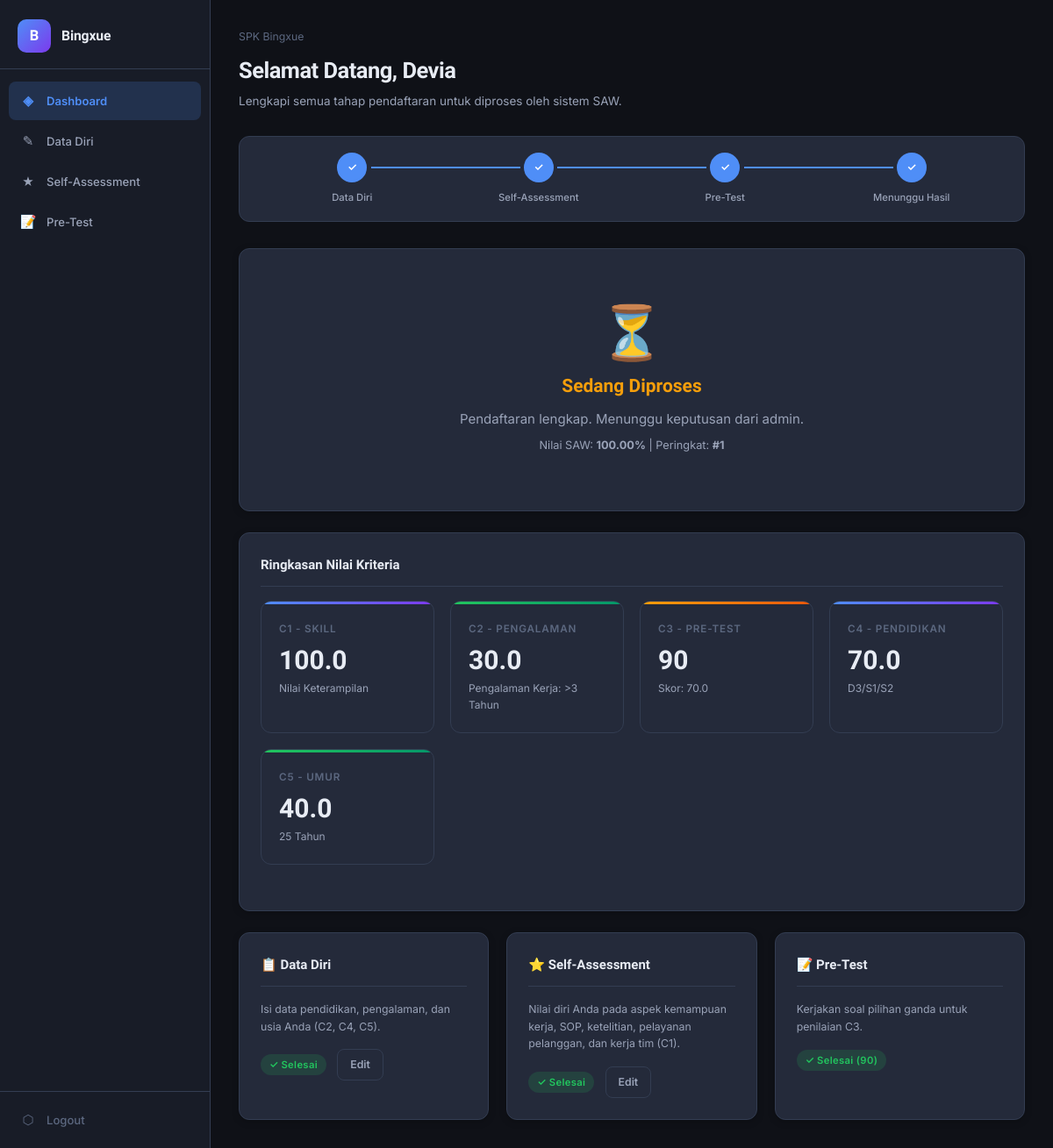
Before: /user_dashboard.php (signed in) with the older database file.
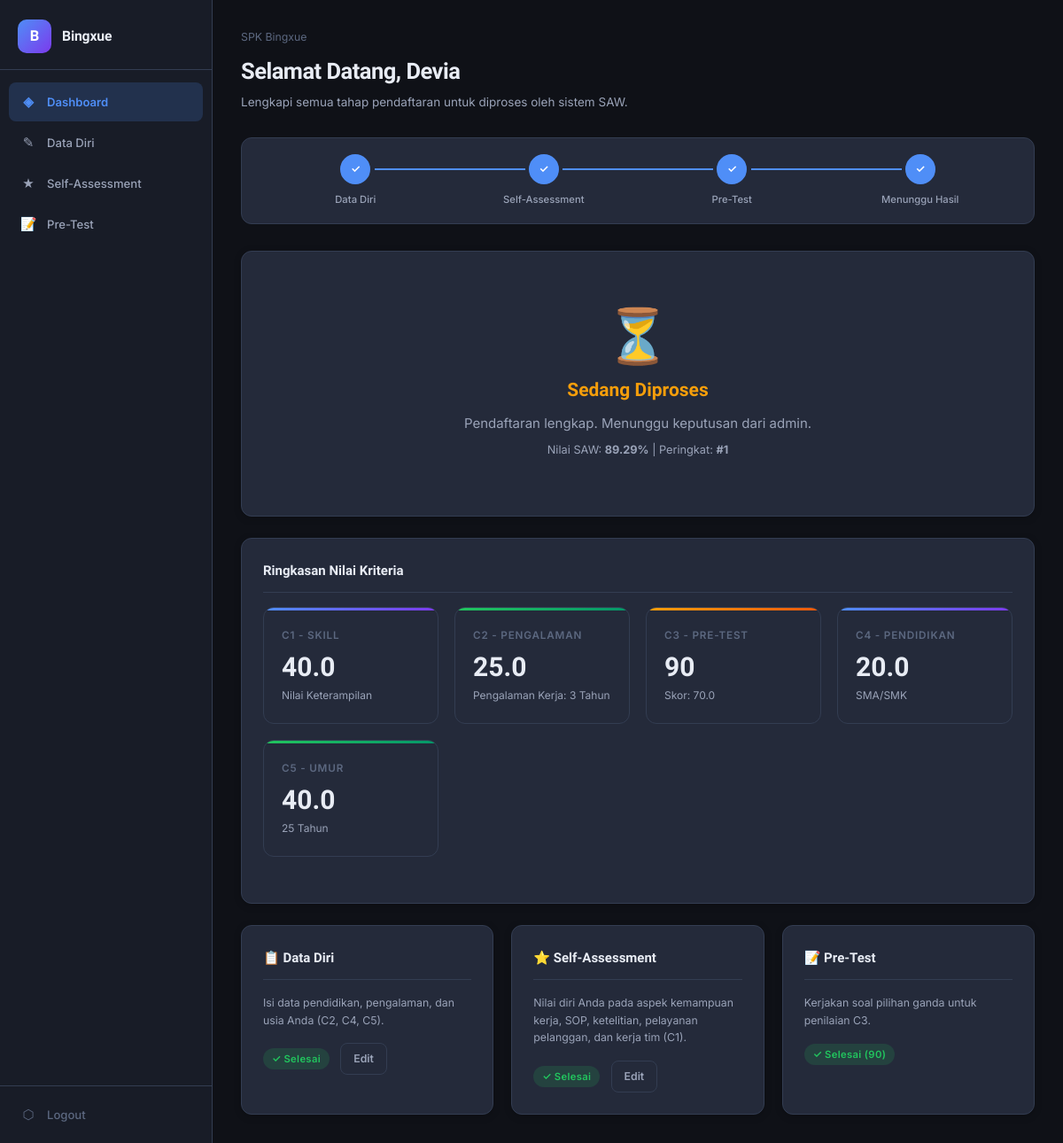
After: the same page with the newer database file.
### tables this page shows
CREATE TABLE IF NOT EXISTS `applicants` (
  `id` int(11) NOT NULL AUTO_INCREMENT,
  `user_id` int(11) NOT NULL,
  `skill_communication` decimal(5,2) DEFAULT 0.00,
  `skill_cooperation` decimal(5,2) DEFAULT 0.00,
  `skill_ethics` decimal(5,2) DEFAULT 0.00,
  `skill_technical` decimal(5,2) DEFAULT 0.00,
  `c1_score` decimal(5,2) DEFAULT 0.00,
  `experience_years` varchar(50) DEFAULT NULL,
  `c2_score` decimal(5,2) DEFAULT 0.00,
  `pretest_score` decimal(5,2) DEFAULT 0.00,
  `c3_score` decimal(5,2) DEFAULT 0.00,
  `pretest_taken` tinyint(1) DEFAULT 0,
  `education` varchar(50) DEFAULT NULL,
  `c4_score` decimal(5,2) DEFAULT 0.00,
  `age` int(11) DEFAULT 0,
  `c5_score` decimal(5,2) DEFAULT 0.00,
  `saw_value` decimal(10,6) DEFAULT 0.000000,
  `rank` int(11) DEFAULT 0,
  `status` enum('pending','accepted','rejected') DEFAULT 'pending',
  `personal_data_filled` tinyint(1) DEFAULT 0,
  `self_assessment_filled` tinyint(1) DEFAULT 0,
  `submitted_at` timestamp NULL DEFAULT NULL,
  `updated_at` timestamp NOT NULL DEFAULT current_timestamp() ON UPDATE current_timestamp(),
  `skill_operating_equipment` decimal(5,2) DEFAULT 0.00,
  `skill_sop` decimal(5,2) DEFAULT 0.00,
  `skill_speed_accuracy` decimal(5,2) DEFAULT 0.00,
  `skill_customer_service` decimal(5,2) DEFAULT 0.00,
  `skill_teamwork` decimal(5,2) DEFAULT 0.00,
  PRIMARY KEY (`id`),
  UNIQUE KEY `user_id` (`user_id`),
  CONSTRAINT `applicants_ibfk_1` FOREIGN KEY (`user_id`) REFERENCES `users` (`id`) ON DELETE CASCADE
);

### user_dashboard.php (the view, shortened to what the changed rows need)
<?php
require_once 'partials/header.php';
$db     = getDB();
$userId = (int)$_SESSION['user_id'];
$stmt = $db->prepare("SELECT * FROM applicants WHERE user_id = ?");
$stmt->bind_param("i", $userId);
$stmt->execute();
$res = $stmt->get_result();
$app = $res->fetch_assoc();
$step1 = (int)$app['personal_data_filled'];
$step2 = (int)$app['self_assessment_filled'];
$step3 = (int)$app['pretest_taken'];
$allDone = $step1 && $step2 && $step3;
?>
<div class="page-header">
    <h1>Selamat Datang, <?= htmlspecialchars($_SESSION['name']) ?></h1>
</div>
<?php if ($allDone): ?>
<div class="card mb-6">
    <?php
    $status = $app['status'];
    if ($status === 'accepted') {
        echo '<div class="status-card">
            <div class="status-icon">🎉</div>
            <div class="status-text" style="color:var(--success)">Selamat! Lamaran Diterima</div>
            <p class="text-muted">Anda telah diterima sebagai karyawan. Silakan datang ke outlet untuk sesi interview.</p>
            <div class="saw-score-display">Nilai SAW: <strong>' . number_format($app['saw_value'] * 100, 2) . '%</strong> | Peringkat: <strong>#' . $app['rank'] . '</strong></div>
        </div>';
    } else {
        echo '<div class="status-card">
            <div class="status-icon">⏳</div>
            <div class="status-text" style="color:var(--warning)">Sedang Diproses</div>
            <p class="text-muted">Pendaftaran lengkap. Menunggu keputusan dari admin.</p>
            <div class="saw-score-display">Nilai SAW: <strong>' . number_format($app['saw_value'] * 100, 2) . '%</strong> | Peringkat: <strong>#' . ($app['rank'] ?: '-') . '</strong></div>
        </div>';
    }
    ?>
</div>
<?php endif; ?>
<?php if ($allDone): ?>
<div class="card mb-6">
    <div class="card-title">Ringkasan Nilai Kriteria</div>
    <div class="stats-grid">
        <div class="stat-card blue">
            <div class="stat-label">C1 - Skill</div>
            <div class="stat-value"><?= number_format($app['c1_score'], 1) ?></div>
            <div class="stat-sub">Nilai Keterampilan</div>
        </div>
        <div class="stat-card green">
            <div class="stat-label">C2 - Pengalaman</div>
            <div class="stat-value"><?= number_format($app['c2_score'], 1) ?></div>
            <div class="stat-sub">Pengalaman Kerja: <?= htmlspecialchars($app['experience_years'] ?? '-') ?></div>
        </div>
        <div class="stat-card yellow">
            <div class="stat-label">C3 - Pre-Test</div>
            <div class="stat-value"><?= number_format($app['pretest_score'], 0) ?></div>
            <div class="stat-sub">Skor: <?= number_format($app['c3_score'], 1) ?></div>
        </div>
        <div class="stat-card blue">
            <div class="stat-label">C4 - Pendidikan</div>
            <div class="stat-value"><?= number_format($app['c4_score'], 1) ?></div>
            <div class="stat-sub"><?= htmlspecialchars($app['education'] ?? '-') ?></div>
        </div>
        <div class="stat-card green">
            <div class="stat-label">C5 - Umur</div>
            <div class="stat-value"><?= number_format($app['c5_score'], 1) ?></div>
            <div class="stat-sub"><?= htmlspecialchars($app['age'] ?? '-') ?> Tahun</div>
        </div>
    </div>
</div>
<?php endif; ?>
<div class="grid-3">
    <div class="card">
        <div class="card-title">📝 Pre-Test</div>
        <p class="text-sm text-muted mb-4">Kerjakan soal pilihan ganda untuk penilaian C3.</p>
        <?php if ($step3): ?>
            <span class="badge badge-accepted">✓ Selesai (<?= number_format($app['pretest_score'], 0) ?>)</span>
        <?php elseif ($step2): ?>
            <a href="user_pretest.php" class="btn btn-primary btn-sm">Mulai Tes</a>
        <?php else: ?>
            <span class="btn btn-outline btn-sm disabled">Selesaikan Self-Assessment dulu</span>
        <?php endif; ?>
    </div>
</div>

Changed rows visible on the page:
changed applicants: $app['saw_value']*100 "100.00" → "89.29"; c1_score "100.0" → "40.0"; c2_score "30.0" → "25.0"; experience_years ">3 Tahun" → "3 Tahun"; c4_score "70.0" → "20.0"; education "D3/S1/S2" → "SMA/SMK"
